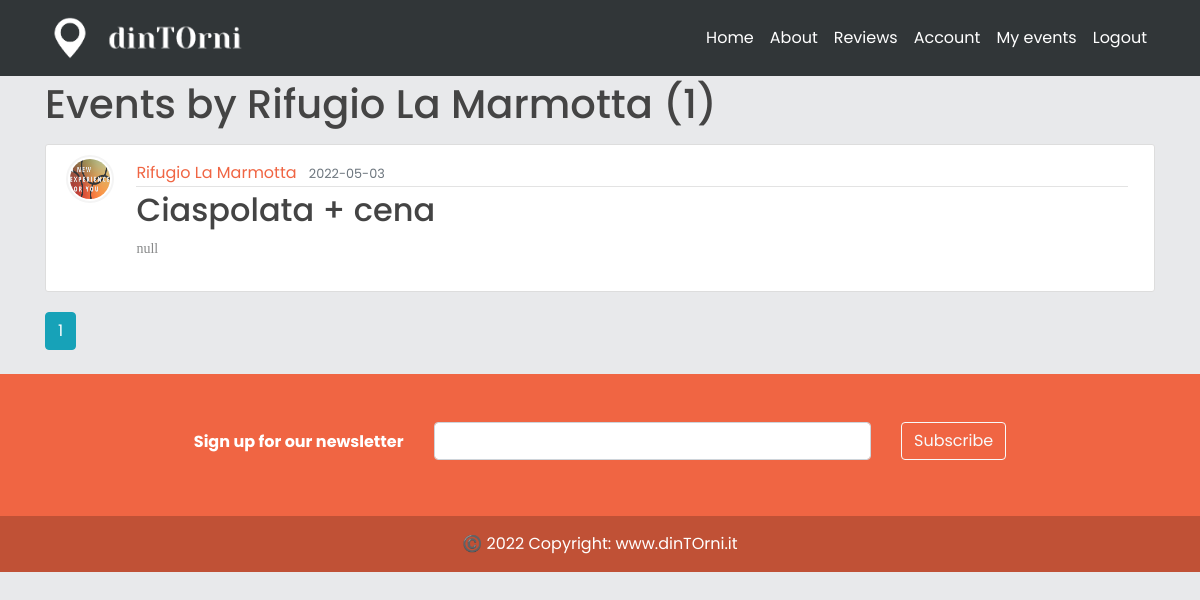
Page /Rifugio La Marmotta (signed in) on the committed database.
### models.py (models this page shows, shortened)
class User(db.Model, UserMixin):
    _tablename__ = 'user'
    id = db.Column(db.Integer, primary_key=True)
    email = db.Column(db.String(120), unique=True, nullable=False)
    image_file = db.Column(db.String(20), nullable=False, default='default.jpg')
    password = db.Column(db.String(60), nullable=False)
    telephone = db.Column(db.Integer(), nullable=False)
    type= db.Column(db.String(20))
    __mapper_args__={
        'polymorphic_identity': 'user',
        'polymorphic_on': type
    }

class Business(User, db.Model):
    _tablename__ = 'business'
    id = db.Column(db.Integer, db.ForeignKey('user.id'), primary_key=True)
    name = db.Column(db.String(20), unique=True, nullable=False)
    vat_number = db.Column(db.Integer())#rimettere i nullable
    city = db.Column(db.String(20))
    address = db.Column(db.String(30))
    events = db.relationship('Event', backref='creator', lazy=True)
    link_facebook = db.Column(db.String())
    link_instagram = db.Column(db.String())
    link_twitter = db.Column(db.String())
    link_website = db.Column(db.String())
    __mapper_args__ = {
        'polymorphic_identity': 'business',
    }

class Event(db.Model):
    id = db.Column(db.Integer, primary_key=True)
    title = db.Column(db.String(100), nullable=False)
    date_event = db.Column(db.Date, nullable=False)
    location = db.Column(db.Text, nullable=False)
    price = db.Column(db.Float, nullable = True)
    equipment = db.Column(db.Text,  nullable=True)
    min_users = db.Column(db.Integer,  nullable=True)
    date_posted = db.Column(db.DateTime,
                            default=datetime.utcnow())  # default è listante corrente in cui posto
    content = db.Column(db.Text,  nullable=False)
    weaknesses = db.Column(db.Text,  nullable=True)
    image_event1 = db.Column(db.String(20), nullable=False, default='default.jpg')
    image_event2 = db.Column(db.String(20), nullable=False, default='default.jpg')
    image_event3 = db.Column(db.String(20), nullable=False, default='default.jpg')
    business_id = db.Column(db.Integer, db.ForeignKey('business.id'))  # db integer, è una chiave devo specificare la relazi

class User(db.Model, UserMixin):
    _tablename__ = 'user'
    id = db.Column(db.Integer, primary_key=True)
    email = db.Column(db.String(120), unique=True, nullable=False)
    image_file = db.Column(db.String(20), nullable=False, default='default.jpg')
    password = db.Column(db.String(60), nullable=False)
    telephone = db.Column(db.Integer(), nullable=False)
    type= db.Column(db.String(20))
    __mapper_args__={
        'polymorphic_identity': 'user',
        'polymorphic_on': type
    }

### app/users/routes.py (the view)
@users.route("/<string:name>")
def business_events(name):
    page = request.args.get('page', 1, type=int)
    business = Business.query.filter_by(name=name).first_or_404()
    events = Event.query.filter_by(creator=business).order_by(Event.date_posted.desc()).paginate(page=page, per_page=5)
    return render_template('business_events.html', events=events, business=business)

### models.py (called while the page is built)
@login_manager.user_loader
def load_user(email):
    user = User.query.get(email)
    return user

### app/templates/business_events.html
{% extends "layout.html" %}
{% block content %}
    <h1 class="mb-3">Events by {{ business.name }} ({{ events.total }})</h1>
    {% for event in events.items %}
        <article class="media content-section">
          <img class="rounded-circle article-img" src="{{ url_for('static', filename='profile_pics/' + event.creator.image_file) }}">
          <div class="media-body">
            <div class="article-metadata">
              <a class="mr-2" href="{{ url_for('users.business_events', name=event.creator.name) }}">{{ event.creator.name }}</a>
              <small class="text-muted">{{ event.date_event.strftime('%Y-%m-%d') }}</small>
            </div>
            <h2><a class="article-title" href="{{ url_for('events.event', event_id=event.id) }}">{{ event.title }}</a></h2>
            <p class="article-content">{{ event.content }}</p>
          </div>
        </article>
    {% endfor %}
    {% for page_num in events.iter_pages(left_edge=1, right_edge=1, left_current=1, right_current=2) %}
      {% if page_num %}
        {% if events.page == page_num %}
          <a class="btn btn-info mb-4" href="{{ url_for('users.business_events', name=business.name, page=page_num) }}">{{ page_num }}</a>
        {% else %}
          <a class="btn btn-outline-info mb-4" href="{{ url_for('users.business_events', name=business.name, page=page_num) }}">{{ page_num }}</a>
        {% endif %}
      {% else %}
        ...
      {% endif %}
    {% endfor %}
{% endblock content %}

### app/static/main.css (style rules this page uses)
body { background: #fafafa; color: #333333; margin-top: 5rem; }
h1, h2, h3, h4, h5, h6 { color: #444444; }
.content-section { background: #ffffff; padding: 10px 20px; border: 1px solid #dddddd; border-radius: 3px; margin-bottom: 20px; }
.article-title { color: #444444; }
.article-content { white-space: pre-line; }
.article-img { height: 65px; width: 65px; margin-right: 16px; }
.article-metadata { padding-bottom: 1px; margin-bottom: 4px; border-bottom: 1px solid #e3e3e3 }
img { border: 0; }
img { max-width: 100%; }
img { vertical-align: middle; border-style: none; }
*, body { font-family: "Poppins", sans-serif; }
a { color: #F06543; }
.rounded-circle { border-radius: 50% !important; }
.media { display: -ms-flexbox; display: flex; -ms-flex-align: start; align-items: flex-start; }
.media img { width: 48px !important; height: 48px !important; padding: 2px; border: 2px solid #f4f4f4; }
.media-body { -ms-flex: 1; flex: 1; padding: .4rem !important; }
.media-body p { font-family: 'Rokkitt', serif; font-weight: 500 !important; font-size: 14px; color: #88898a; }

### rows in the picture
Business: name "Rifugio La Marmotta"
Event: image_file (placeholder picture), creator.name "Rifugio La Marmotta", date_event "2022-05-03", title "Ciaspolata + cena", content "null"

### other values in the picture
{{ events.total }} "1"
{{ page_num }} "1"
